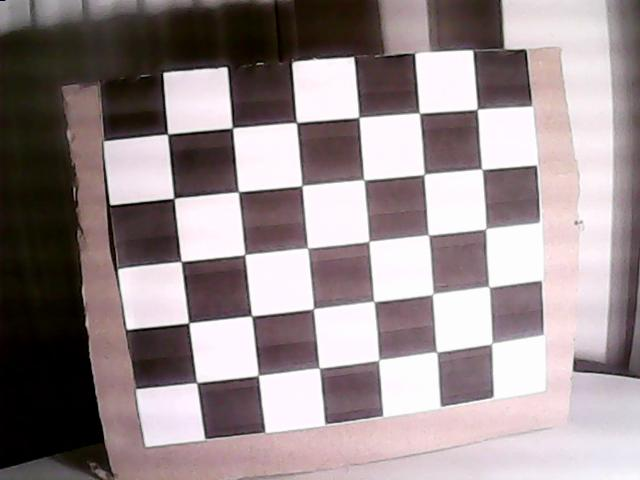
#> input picture Calibration/ImageRegistraiton/Imgs/vis_photo_1730746547.jpg, 640 x 480 px
$ python dispStereo.py   (older library calls are emulated)
#> lines starting #> are read from the running program, lines starting #| are printed output that depends on the picture; pictures that were not available may be replaced by others from this repository, and a replacement may not be noted
import numpy as np
import cv2
import pickle
import json

visual = True
img_width, img_height = 640, 480

image_left = cv2.imread("Imgs/vis_photo_1730746547.jpg")
#> image_left is the input picture: shape (480, 640, 3); mean B, G, R 141.1, 139.4, 152
image_right = cv2.imread("Imgs/thermal_photo_1730746547.jpg")
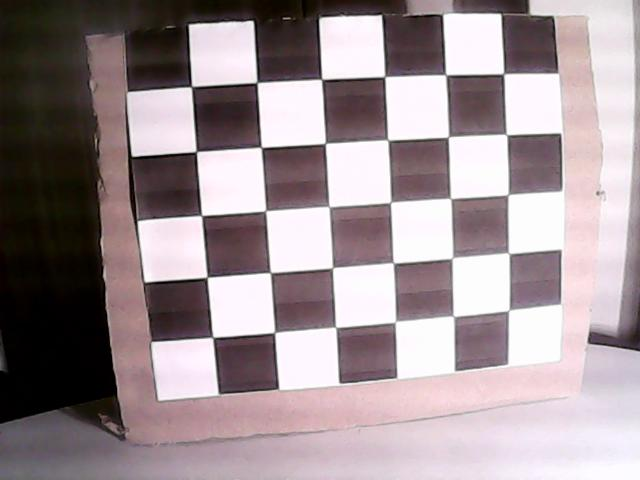
#> input picture Calibration/ImageRegistraiton/Imgs/vis_photo_1730746552.jpg, 640 x 480 px, given in place of thermal_photo_1730746547.jpg, which was not available
#> image_right is the input picture: shape (480, 640, 3); mean B, G, R 148, 144.4, 157.7
image_right = cv2.resize(image_right, (img_width, img_height))

with open("calibStereoParams.pkl", "rb") as f:
#> (reads Calibration/ImageRegistraiton/calibStereoParams.pkl from the repository)
    calibData = pickle.load(f)

RMS = calibData["RMS"]
rotationMatrix = calibData["rotMtx"]
translationVector = calibData["transVec"]
objpoints = calibData["objpoints"]
imgpointsLeft = calibData["imgpointsVis"]
imgpointsRight = calibData["imgpointsThermal"]
K_left = calibData["KVis"]
K_right = calibData["KThermal"]
D_left = calibData["DVis"]
D_right = calibData["DThermal"]
image_size = calibData["imgSize"]
M = calibData["M"]

print(K_right)
print(D_right)


print("####   RMS is ", RMS, " ####")

print("Rectifying cameras...")
R1 = np.zeros([3, 3])
R2 = np.zeros([3, 3])
P1 = np.zeros([3, 4])
P2 = np.zeros([3, 4])
Q = np.zeros([4, 4])

FOV = 0.6 # Field of view, choose your own value

# Rectify calibration results
(leftRectification, rightRectification, leftProjection, rightProjection,
 dispartityToDepthMap) = cv2.fisheye.stereoRectify(
    K_left, D_left,
    K_right, D_right,
    image_size,
    rotationMatrix, translationVector,
    0, R2, P1, P2, Q,
    cv2.CALIB_ZERO_DISPARITY, (0, 0), 0, FOV)

map1_left, map2_left = cv2.fisheye.initUndistortRectifyMap(
    K_left, D_left, leftRectification,
    leftProjection, image_size, cv2.CV_16SC2)

map1_right, map2_right = cv2.fisheye.initUndistortRectifyMap(
    K_right, D_right, rightRectification,
    rightProjection, image_size, cv2.CV_16SC2)

map1_left_list = map1_left.tolist()
map2_left_list = map2_left.tolist()
map1_right_list = map1_right.tolist()
map2_right_list = map2_right.tolist()

calibDataJSON = {
    "map1_vis": map1_left_list,
    "map2_vis": map2_left_list,
    "map1_thermal": map1_right_list,
    "map2_thermal": map2_right_list
}

print(map1_left.dtype, map2_left.dtype)
with open("calibStereo.json", "w") as f:
    json.dump(calibDataJSON, f)
imgL = cv2.remap(image_left, map1_left, map2_left, interpolation=cv2.INTER_LINEAR, borderMode=cv2.BORDER_CONSTANT)
imgR = cv2.remap(image_right, map1_right, map2_right, interpolation=cv2.INTER_LINEAR, borderMode=cv2.BORDER_CONSTANT)

imgR_lin_warp = cv2.warpPerspective(imgR, M, (640, 480))
imgL_lin_warp = cv2.warpPerspective(imgL, M, (640, 480))


cv2.imwrite("imgL.jpg", imgL)
cv2.imwrite("imgR.jpg", imgR)
# Shift left-right

x1, x2, y1, y2 = 130, 340, 210, 340
pix_shift = 0 # -10
imgL = imgL_lin_warp[y1:y2, x1:x2]
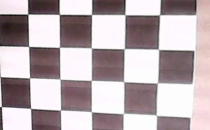
#> imgL: shape (130, 210, 3); mean B, G, R 176.1, 172.2, 185
imgR = imgR_lin_warp[y1:y2, (x1 + pix_shift):(x2 + pix_shift)]
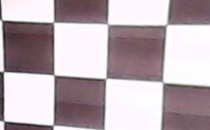
#> imgR: shape (130, 210, 3); mean B, G, R 176.7, 170.7, 184.5

new_width = x2 - x1
new_height = y2 - y1

if (visual):
    print("Display calibrated stereo images")

    cv2.imshow('Left STEREO CALIBRATED', imgL)
    cv2.imshow('Right STEREO CALIBRATED', imgR)
    cv2.waitKey(0)

XX, YY = (new_width, new_height)
visRectify = np.zeros((YY, XX * 2, 3), np.uint8)  # Create a new image with double width
visRectify[:, 0:XX, :] = imgL  # Assign the left image
visRectify[:, XX:XX * 2, :] = imgR  # Assign the right image

# Draw horizontal lines
for y in range(0, YY, 10):
    cv2.line(visRectify, (0, y), (XX * 2, y), (255, 0, 0))
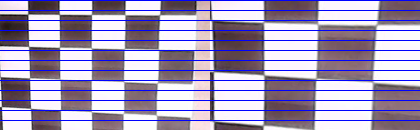
#> visRectify: shape (130, 420, 3); mean B, G, R 184.3, 154.3, 166.3

visRectifyV = np.zeros((YY * 2, XX, 3), np.uint8)  # Create a new image with double height
visRectifyV[0:YY, :, :] = imgL  # Assign the left image
visRectifyV[YY:YY * 2, :, :] = imgR  # Assign the right image

# Draw vertical lines
for x in range(0, XX, 30):
    cv2.line(visRectifyV, (x, 0), (x, YY * 2), (255, 0, 0))
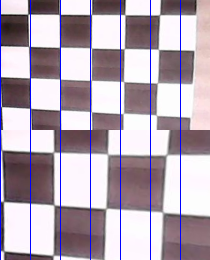
#> visRectifyV: shape (260, 210, 3); mean B, G, R 179.1, 165.8, 178.8

visRectifyV = cv2.resize(visRectifyV, (320, 480))
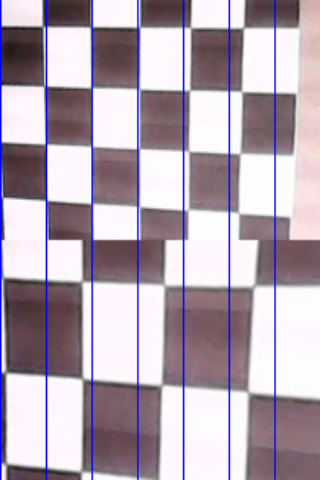
#> visRectifyV: shape (480, 320, 3); mean B, G, R 179, 165.7, 178.7

mean_image = cv2.addWeighted(imgL, 0.5, imgR, 0.5, 0)
mean_image = cv2.resize(mean_image, (640, 480))
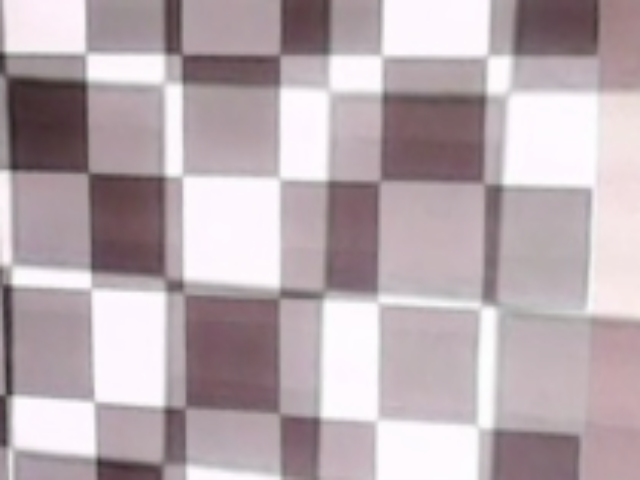
#> mean_image: shape (480, 640, 3); mean B, G, R 176.3, 171.4, 184.6

print("M: ", M)

if (visual):
    cv2.imshow('visRectifyH', visRectify)  # Visualize the rectified images
    cv2.waitKey(0)
    cv2.imshow('visRectifyV', visRectifyV)
    cv2.waitKey(0)
    cv2.imshow('Mean', mean_image)
    cv2.waitKey(0)
